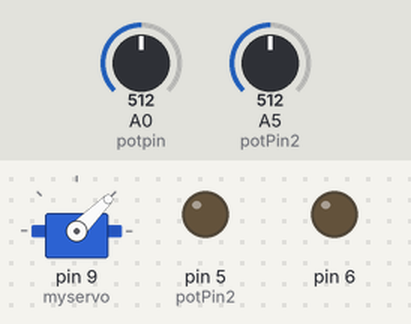
This sketch was run on a simulated Arduino Uno, built with avr-gcc and run on an emulated ATmega328P. Parts: servo, output pins drawn as LEDs (lit = HIGH). Dashed ring = blinking. The test bench sets the inputs (shaded band); at power-on: A0 (potpin) = 512, A5 (potPin2) = 512.

Above: at 1.2 s.
1.3 s: A0 (potpin) set to 716
At 2.0 s:
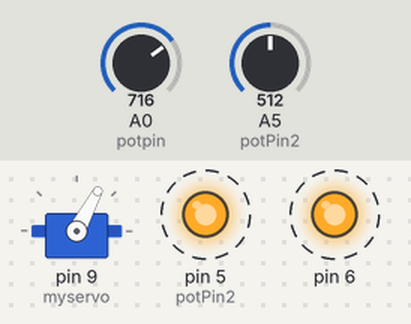
4.3 s: A0 (potpin) set to 1023
At 5.4 s:
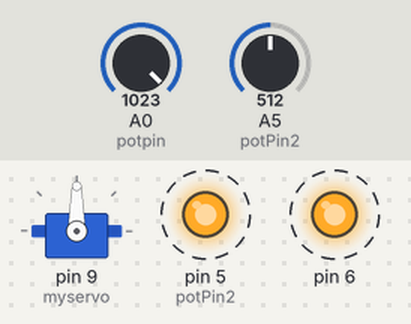
7.3 s: A0 (potpin) set to 306
At 8.7 s:
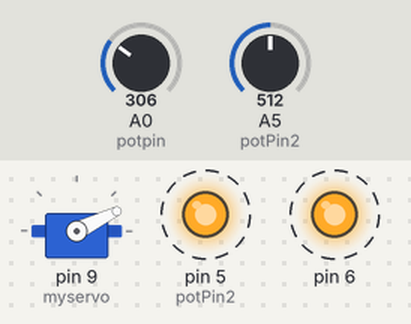
10.3 s: A5 (potPin2) set to 900
12.3 s: A0 (potpin) set to 122
At 13.3 s:
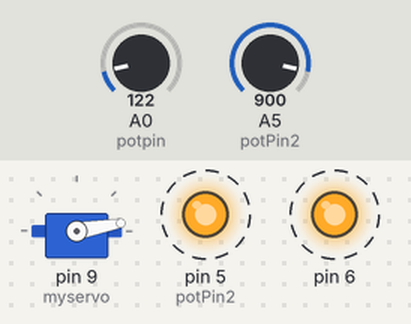
15.3 s: A5 (potPin2) set to 122
At 15.99 s:
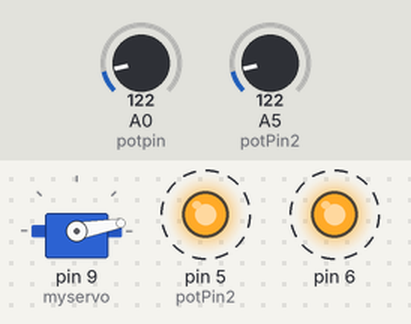
Timing chart, 0 to 19.3 s (numbered marks = the images above; inputs shaded):
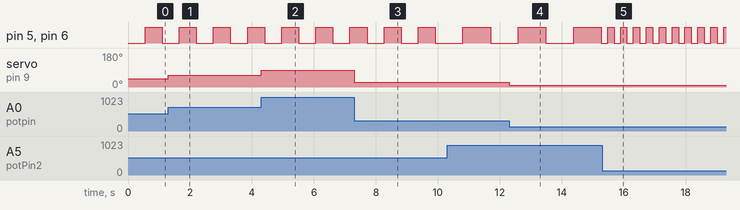

The sketch:

Creature.ino
```cpp
/*
 Controlling a servo position using a potentiometer (variable resistor)
 by Michal Rinott <http://people.interaction-ivrea.it/m.rinott>

 modified on 8 Nov 2013
 by Scott Fitzgerald
 http://www.arduino.cc/en/Tutorial/Knob
*/

#include <Servo.h>

Servo myservo;  // create servo object to control a servo

int potpin = 0;  // analog pin used to connect the potentiometer
int potPin2 = 5;
int potVal;    // variable to read the value from the analog pin


bool ledState = true;
int blinkWaitTime = 0; //correlates to value given by potPin2
unsigned long lastBlinkTime = 0;

void setup() {
  myservo.attach(9);  // attaches the servo on pin 9 to the servo object
  pinMode(5, OUTPUT);
  pinMode(6, OUTPUT);
}

void loop() {
  potVal = analogRead(potpin);            // reads the value of the potentiometer (value between 0 and 1023)
  potVal = map(potVal, 0, 1023, 0, 90);     // scale it to use it with the servo (value between 0 and 180)
  myservo.write(potVal);                  // sets the servo position according to the scaled value
  //delay(15);                           // waits for the servo to get there

  blinkWaitTime = analogRead(potPin2);   //homage to AL
  blinkWaitTime = map(blinkWaitTime, 0, 1023, 100, 1000);

  unsigned long currentTime = millis();

  if(currentTime - lastBlinkTime > blinkWaitTime){

    ledState = !ledState;

    lastBlinkTime = millis();

  }

  if(ledState == true){
    digitalWrite(5, LOW);
    digitalWrite(6, LOW);
  } else {
    digitalWrite(6, HIGH);
    digitalWrite(5, HIGH);
  }

}
```

Measured:
- after the input at 1.3 s, servo on pin 9 (myservo): 45° → 62° at once
- after the input at 4.3 s, servo on pin 9 (myservo): 62° → 90° at once
- after the input at 7.3 s, servo on pin 9 (myservo): 90° → 26° at once
- after the input at 12.3 s, servo on pin 9 (myservo): 26° → 10° at once
- after the input at 15.3 s, pin 5 (potPin2), pin 6: alternates HIGH for 0.21 s and LOW for 0.21 s, starting after 0.18 s
- by itself, pin 5 (potPin2), pin 6: alternates HIGH for 0.89 s and LOW for 0.89 s
